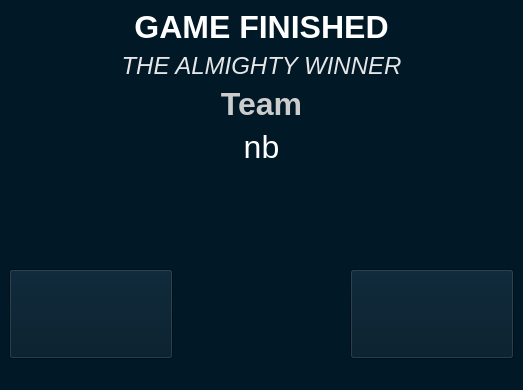
<?xml version="1.0" encoding="UTF-8"?>
<ui version="4.0">
 <class>Finished</class>
 <widget class="QMainWindow" name="Finished">
  <property name="geometry">
   <rect>
    <x>0</x>
    <y>0</y>
    <width>523</width>
    <height>390</height>
   </rect>
  </property>
  <property name="windowTitle">
   <string>MainWindow</string>
  </property>
  <property name="styleSheet">
   <string notr="true">background-color:  rgb(1, 24, 39);</string>
  </property>
  <widget class="QWidget" name="centralwidget">
   <layout class="QGridLayout" name="gridLayout">
    <item row="7" column="2">
     <widget class="QPushButton" name="ExitButton">
      <property name="sizePolicy">
       <sizepolicy hsizetype="Minimum" vsizetype="Expanding">
        <horstretch>0</horstretch>
        <verstretch>0</verstretch>
       </sizepolicy>
      </property>
      <property name="styleSheet">
       <string notr="true">border-image: url(:/Images/menu/quit.png)</string>
      </property>
      <property name="text">
       <string/>
      </property>
     </widget>
    </item>
    <item row="1" column="0" colspan="3">
     <widget class="QLabel" name="label_2">
      <property name="sizePolicy">
       <sizepolicy hsizetype="Preferred" vsizetype="Fixed">
        <horstretch>0</horstretch>
        <verstretch>0</verstretch>
       </sizepolicy>
      </property>
      <property name="text">
       <string>&lt;html&gt;&lt;head/&gt;&lt;body&gt;&lt;p align=&quot;center&quot;&gt;&lt;span style=&quot; font-size:18pt; font-style:italic; color:#e6e6e6;&quot;&gt;THE ALMIGHTY WINNER&lt;/span&gt;&lt;/p&gt;&lt;/body&gt;&lt;/html&gt;</string>
      </property>
     </widget>
    </item>
    <item row="3" column="1">
     <widget class="QLabel" name="label_3">
      <property name="text">
       <string>&lt;html&gt;&lt;head/&gt;&lt;body&gt;&lt;p align=&quot;center&quot;&gt;&lt;span style=&quot; font-size:24pt; font-weight:600; color:#cccccc;&quot;&gt;Team&lt;/span&gt;&lt;/p&gt;&lt;/body&gt;&lt;/html&gt;</string>
      </property>
     </widget>
    </item>
    <item row="4" column="1">
     <widget class="QLabel" name="teamlabel">
      <property name="text">
       <string>&lt;html&gt;&lt;head/&gt;&lt;body&gt;&lt;p align=&quot;center&quot;&gt;&lt;span style=&quot; font-size:24pt; color:#ffffff;&quot;&gt;nb&lt;/span&gt;&lt;/p&gt;&lt;/body&gt;&lt;/html&gt;</string>
      </property>
     </widget>
    </item>
    <item row="3" column="0" rowspan="3">
     <widget class="QLabel" name="label_4">
      <property name="sizePolicy">
       <sizepolicy hsizetype="Minimum" vsizetype="Expanding">
        <horstretch>0</horstretch>
        <verstretch>0</verstretch>
       </sizepolicy>
      </property>
      <property name="styleSheet">
       <string notr="true">border-image: url(:/Images/menu/worms4.png)</string>
      </property>
      <property name="text">
       <string/>
      </property>
     </widget>
    </item>
    <item row="0" column="0" colspan="3">
     <widget class="QLabel" name="label">
      <property name="sizePolicy">
       <sizepolicy hsizetype="Minimum" vsizetype="Fixed">
        <horstretch>0</horstretch>
        <verstretch>0</verstretch>
       </sizepolicy>
      </property>
      <property name="text">
       <string>&lt;html&gt;&lt;head/&gt;&lt;body&gt;&lt;p align=&quot;center&quot;&gt;&lt;span style=&quot; font-size:24pt; font-weight:600; color:#ffffff;&quot;&gt;GAME FINISHED&lt;/span&gt;&lt;/p&gt;&lt;/body&gt;&lt;/html&gt;</string>
      </property>
     </widget>
    </item>
    <item row="5" column="1">
     <widget class="QLabel" name="label_6">
      <property name="sizePolicy">
       <sizepolicy hsizetype="Preferred" vsizetype="Expanding">
        <horstretch>0</horstretch>
        <verstretch>0</verstretch>
       </sizepolicy>
      </property>
      <property name="styleSheet">
       <string notr="true">border-image: url(:/Images/weapons/Holy_Grenade.png)</string>
      </property>
      <property name="text">
       <string/>
      </property>
     </widget>
    </item>
    <item row="3" column="2" rowspan="3">
     <widget class="QLabel" name="label_5">
      <property name="styleSheet">
       <string notr="true">border-image: url(:/Images/menu/worms2.png)</string>
      </property>
      <property name="text">
       <string/>
      </property>
     </widget>
    </item>
    <item row="7" column="0">
     <widget class="QPushButton" name="mainmenuButton">
      <property name="sizePolicy">
       <sizepolicy hsizetype="Minimum" vsizetype="Expanding">
        <horstretch>0</horstretch>
        <verstretch>0</verstretch>
       </sizepolicy>
      </property>
      <property name="styleSheet">
       <string notr="true">border-image: url(:/Images/menu/main.png)</string>
      </property>
      <property name="text">
       <string/>
      </property>
     </widget>
    </item>
   </layout>
  </widget>
  <widget class="QStatusBar" name="statusbar"/>
 </widget>
 <resources/>
 <connections/>
</ui>
